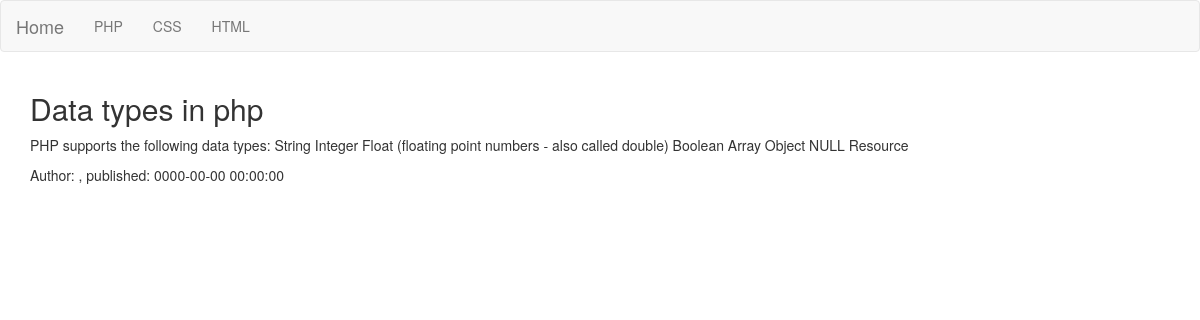
Screenshot of /post.php?id=5 with the database file from the repository.
### tables this page shows
CREATE TABLE IF NOT EXISTS `post` (
  `id` int(11) NOT NULL AUTO_INCREMENT,
  `title` varchar(255) NOT NULL,
  `category_id` int(11) NOT NULL,
  `description` tinytext NOT NULL,
  `text` text NOT NULL,
  `author_id` int(11) NOT NULL,
  `create_at` timestamp NULL DEFAULT NULL,
  `update_at` timestamp NULL DEFAULT NULL,
  PRIMARY KEY (`id`)
);

### post.php (the view, shortened to what this page needs)
<?php require_once 'menu.php'; ?>
<!DOCTYPE html>
<html lang="en">
<head>
<link rel="stylesheet" href="http://maxcdn.bootstrapcdn.com/bootstrap/3.3.4/css/bootstrap.min.css">
</head>
<body>
<nav class="navbar navbar-default">
  <div class="container-fluid">
    <div class="navbar-header">
      <a class="navbar-brand" href="index.php">Home</a>
    </div>
    <div>
    </div>
  </div>
</nav>
<div class="container" id="content"><?php
foreach ($_GET as $key => $value) {
        $value;
    }
  $connection = new mysqli(SERVERNAME, USERNAME, PASSWORD, DBNAME);
  $query = "SELECT * FROM post WHERE id = $value";
  $result = $connection->query($query);
  $rows = $result->num_rows;
    for ($j = 0 ; $j < $rows ; ++$j)
      {
        $result->data_seek($j);
        $row = $result->fetch_array(MYSQLI_ASSOC);
        $post_title = $row['title'];
        $post_text = $row['text'];
        $post_create = $row['create_at'];
        $post_author = $row['name'];
        echo "<div>";
        echo " <h2> $post_title </h2>" ;
        echo "<p>$post_text</p>";
        echo "Author: $post_author , published: $post_create";
        echo "</div>";
        echo "<br />";
      }
    					?></div>
</body>

### rows the page displays
post: title "Data types in php", text "PHP supports the following data types: String Integer Float (floating point numbers - also called double) Boolean Array Object NULL Resource", create_at "0000-00-00 00:00:00"

### other values shown
$value "PHP"
$value "CSS"
$value "HTML"
